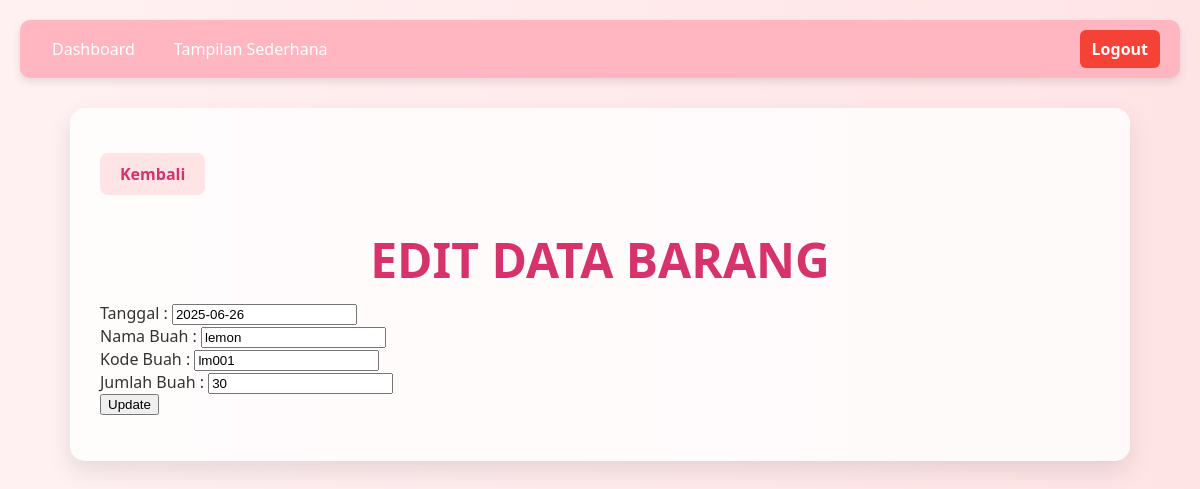
/edit_form.php?nama_cari=lemon, run on the app's committed database.
### tables this page shows
CREATE TABLE `id_barang` (
  `tanggal` date DEFAULT NULL,
  `nama_barang` varchar(50) DEFAULT NULL,
  `kode_barang` varchar(50) DEFAULT NULL,
  `jumlah_barang` int(11) DEFAULT NULL,
  `id_barang` int(11) NOT NULL
);

### edit_form.php (the view, shortened to what this page needs)
<?php
include("koneksi.php");
$nama_cari = @$_GET['nama_cari'];
if ($nama_cari != "") {
    $sql = mysqli_query($konek, "SELECT * FROM id_barang WHERE nama_barang='$nama_cari'");
    $data = mysqli_fetch_array($sql);
}
?>
<link rel="stylesheet" href="style.css">
<body>
    <nav class="navbar">
        <ul class="navbar-links">
            <li><a href="menu.php">Dashboard</a></li>
            <li><a href="tampilan_admin.php">Tampilan Sederhana</a></li>
        </ul>
        <a href="logout.php" class="logout-btn">Logout</a>
    </nav>
    <div class="container">
        <a href="tampilan_admin.php" class="back-btn">Kembali</a>
        <h1>EDIT DATA BARANG</h1>
        <form action="" method="post">
            Tanggal       : <input type="text" name="tanggal" value="<?php echo $data['tanggal']; ?>"><br>
            Nama Buah     : <input type="text" name="nama_barang" value="<?php echo $data['nama_barang']; ?>"><br>
            Kode Buah     : <input type="text" name="kode_barang" value="<?php echo $data['kode_barang']; ?>"><br>
            Jumlah Buah   : <input type="text" name="jumlah_barang" value="<?php echo $data['jumlah_barang']; ?>"><br>
            <input type="submit" name="update" value="Update">
        </form>
    </div>
</body>

### style.css (style rules this page uses)
.container { max-width: 1000px; margin: 0 auto; background-color: #ffffffcc; padding: 30px; border-radius: 15px; box-shadow: 0 10px 25px rgba(0, 0, 0, 0.1); }
.navbar { display: flex; justify-content: space-between; align-items: center; background-color: #ffb6c1; padding: 10px 20px; border-radius: 10px; box-shadow: 0 4px 8px rgba(0,0,0,0.1); margin-bottom: 30px; }
.navbar-links { list-style: none; display: flex; gap: 15px; padding: 0; margin: 0; }
.navbar-links li a { color: white; text-decoration: none; padding: 8px 12px; border-radius: 6px; font-weight: 500; }
.logout-btn { background-color: #f44336; padding: 8px 12px; border-radius: 6px; font-weight: bold; color: white; text-decoration: none; }
body { margin: 0; font-family: 'Segoe UI', sans-serif; background: linear-gradient(to right, #fff1f2, #ffe4e6); padding: 20px; color: #333; }
h1 { text-align: center; color: #d6336c; font-size: 3em; margin-bottom: 10px; }
.back-btn { display: inline-block; margin-top: 15px; padding: 10px 20px; background-color: #ffe4e6; color: #d6336c; text-decoration: none; border-radius: 8px; font-weight: bold; text-align: center; transition: background-color 0.3s ease, color 0.3s ease; font-family: 'Segoe UI', sans-serif; }

### data on the page
id_barang: tanggal "2025-06-26", nama_barang "lemon", kode_barang "lm001", jumlah_barang "30"
